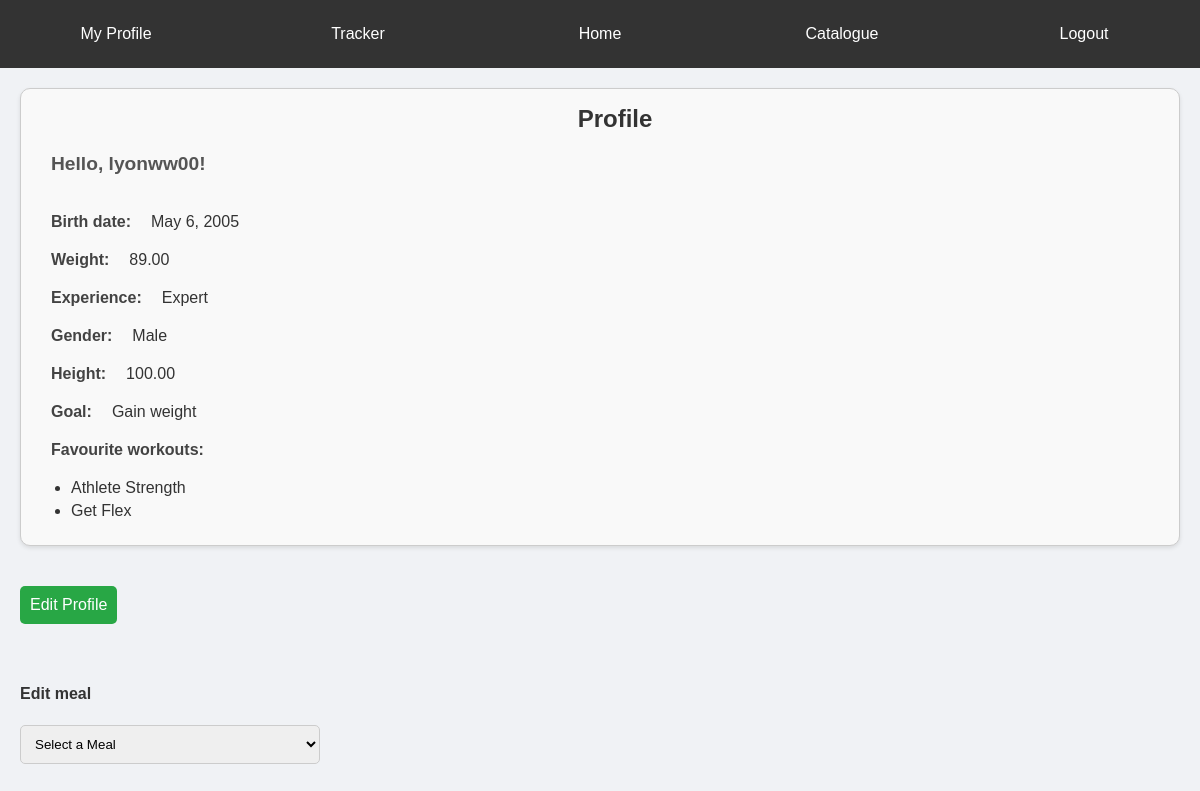
Before: /fitnessTracker/profile/ (signed in) with the older database file.
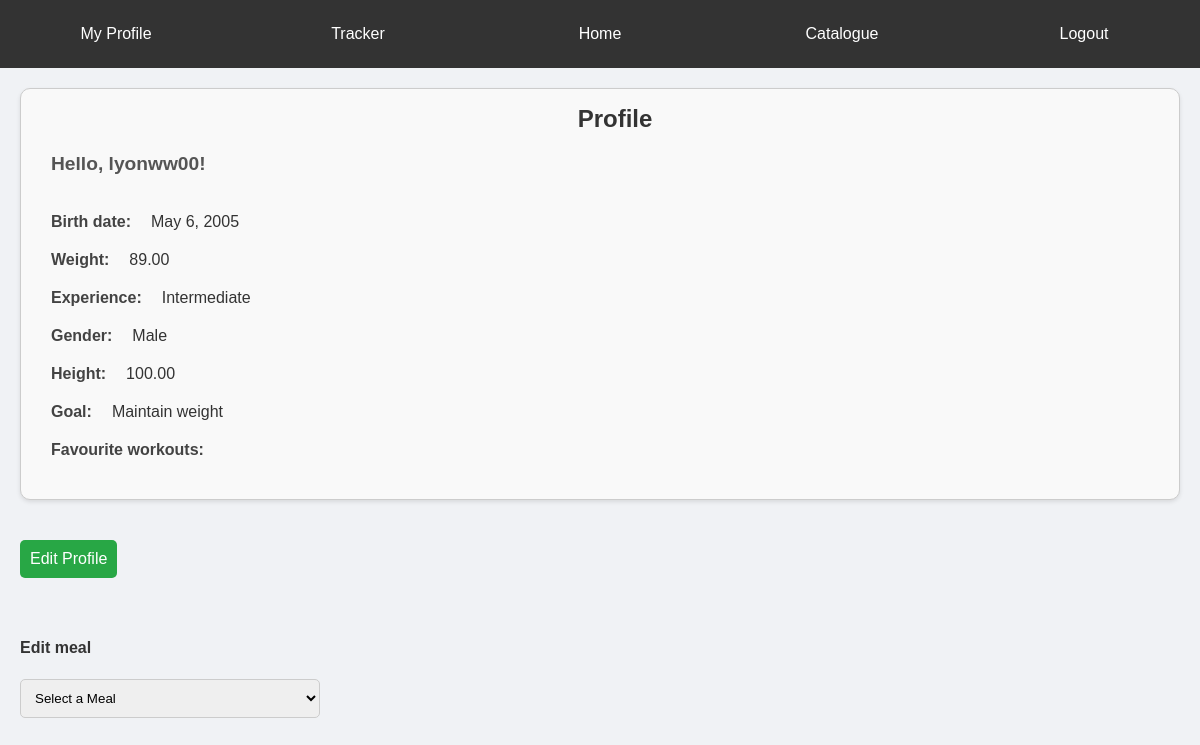
After: the same page with the newer database file.
### fitnessTracker/models.py (models this page shows, shortened)
class UserProfile(models.Model):
    user = models.OneToOneField(User, on_delete=models.CASCADE)
    BEGINNER = "Beginner"
    INTERMEDIATE = "Intermediate"
    EXPERT = "Expert"
    EXERCISE_CHOICES = [
        (BEGINNER, "Beginner"),
        (INTERMEDIATE, "Intermediate"),
        (EXPERT, "Expert")
    ]
    MALE = "Male"
    FEMALE = "Female"
    GENDER_CHOICES = [
        (MALE, "Male"),
        (FEMALE, "Female")
    ]
    LOSE_WEIGHT = "Lose weight"
    MAINTAIN_WEIGHT = "Maintain weight"
    GAIN_WEIGHT = "Gain weight"
    GOAL_CHOICES = [
       (LOSE_WEIGHT, "Lose weight"),
       (MAINTAIN_WEIGHT, "Maintain weight"),
       (GAIN_WEIGHT, "Gain weight")
    ]
    birth_date = models.DateField(null=True, blank=True)
    gender = models.CharField(max_length=20, choices=GENDER_CHOICES, null=True, blank=True)
    experience = models.CharField(max_length=20, choices=EXERCISE_CHOICES, default=BEGINNER)
    weight = models.DecimalField(max_digits=10, decimal_places=2, null=True, blank=True)
    height = models.DecimalField(max_digits=10, decimal_places=2, null=True, blank=True)
    goal = models.CharField(max_length=20, choices=GOAL_CHOICES, null=True, blank=True)
    favourites = models.ManyToManyField(Workout)

class Workout(models.Model):
    CARDIO = "Cardio"
    STRENGTH = "Strength"
    FLEXIBILITY = "Flexibility"
    BALANCE = "Balance"
    EXERCISE_CHOICES = [
        (CARDIO, "Cardio"),
        (STRENGTH, "Strength"),
        (FLEXIBILITY, "Flexibility"),
        (BALANCE, "Balance"),
    ]
    name = models.CharField(max_length=128)
    exercise_type = models.CharField(max_length=20, choices=EXERCISE_CHOICES, default=CARDIO)
    duration = models.IntegerField(default=0)
    slug = models.SlugField(unique=True)
    video_url = models.URLField(max_length=200, blank=True, null=True)
    class Meta:
        verbose_name_plural = 'Workouts'

### fitnessTracker/views.py (the view)
# urls.py: path('profile/', views.profile, name='profile'),
@login_required
def profile(request):
    context_dict ={}
    user = request.user
    context_dict['user'] = user
    context_dict['userProfile'] = UserProfile.objects.get(user = user)
    context_dict['meals'] = Meal.objects.filter(user=request.user)
    return render(request, 'fitnessTracker/profile.html', context=context_dict)

### templates/fitnessTracker/profile.html (shortened to what this page needs)
<!DOCTYPE html>
<html>
    {% extends 'fitnessTracker/base.html' %}
    {% load static %}
    {% block body_block %}
        <div class="profile-section">
                <h1>Profile</h1>
                <h2>Hello, {{ user.username }}!</h2>
                <br>
                <h4>Birth date:</h4><p id="birth_date">{{ userProfile.birth_date }}</p>
                <br>
                <h4>Weight:</h4><p id="weight">{{ userProfile.weight }}</p>
                <br>
                <h4>Experience:</h4><p id="experience">{{ userProfile.experience }}</p>
                <br>
                <h4>Gender:</h4><p id="gender">{{ userProfile.gender }}</p>
                <br>
                <h4>Height:</h4><p id="height">{{ userProfile.height }}</p>
                <br>
                <h4 id="goal">Goal: </h4><p>{{ userProfile.goal }}</p>
                <br>
                <h4>Favourite workouts:</h4>
                <ul>
                    {% for workout in userProfile.favourites.all %}
                        <li>{{ workout.name }}</li>
                    {% endfor %}
                </ul>
        </div>
        <button id="edit">Edit Profile</button>
        <div class="meal-section">
            <h4>Edit meal</h4>
            <select id="meal-select">
                <option value="">Select a Meal</option>
            </select>
        </div>
    {% endblock %}

### templates/fitnessTracker/base.html (shortened to what this page needs)
<!DOCTYPE html>
{% load staticfiles %}
<html>
<head lang="en">
    <link rel="stylesheet" href="{% static 'css/style.css' %}">
</head>
    <body>
        <div >
            <ul class = "nav">
                <li><a href="{% url 'fitnessTracker:profile' %}">My Profile</a></li>
                <li><a href="{% url 'fitnessTracker:tracker' %}">Tracker</a></li>
                <li><a href="{% url 'fitnessTracker:homepage' %}">Home</a></li>
                <li><a href="{% url 'fitnessTracker:catalogue' %}">Catalogue</a></li>
                {% if user.is_authenticated %}
                <li><a href="{% url 'auth_logout' %}?next={% url 'fitnessTracker:homepage' %}">Logout</a></li>
                {% else %}
                <li><a href="{% url 'registration_register' %}">Sign Up</a></li>
                <li><a href="{% url 'auth_login' %}">Login</a></li>
                {% endif %}
            </ul>
        </div>
        <div>
        {% block body_block %}
        {% endblock %}
        </div>
    </body>
</html>

### static/css/style.css (style rules this page uses)
body { min-height: 100vh; background: #f0f2f5; font-family: 'Arial', sans-serif; color: #333; margin: 0; padding: 0; }
h1 { text-align: center; margin-bottom: 20px; font-size: 1.5em; color: #333; }
h2 { font-size: 1.2em; color: #555; margin-top: 20px; }
.profile-section { margin: 20px; padding-left: 30px; background: #f9f9f9; border-radius: 10px; box-shadow: 0 2px 4px rgba(0, 0, 0, 0.1); border: 1px solid #ccc; padding-bottom: 20px; }
.profile-section h2, .profile-section h4, .profile-section p { margin: 10px 0; }
.profile-section h2 { font-size: 1.2em; color: #555; }
.profile-section h4 { font-size: 1em; color: #434343; display: inline-block; padding-right: 20px; }
.profile-section p { font-size: 1em; color: #333; display: inline-block; }
.nav { list-style-type: none; padding: 14px 16px; margin: 0; background-color: #333; display: flex; justify-content: space-between; align-items: center; height: 40px; }
.nav li { display: inline; width: 200px; }
.nav li a { color: white; text-align: center; padding: 14px 16px; text-decoration: none; display: block; }
.meal-section { display: flex; flex-direction: column; margin: 20px; }
.meal-section select { width: 100%; padding: 10px; margin-bottom: 15px; border: 1px solid #ccc; border-radius: 5px; box-sizing: border-box; }
button { padding: 10px; margin: 10px; background: #28a745; border: none; border-radius: 5px; color: #fff; font-size: 1em; cursor: pointer; transition: background 0.3s; }
#meal-select { width: 300px; }
#edit { margin: 20px; }

Changed rows visible on the page:
removed Workout: name "Athlete Strength"
removed Workout: name "Get Flex"
changed UserProfile "Male": experience "Expert" → "Intermediate"; goal "Gain weight" → "Maintain weight"
